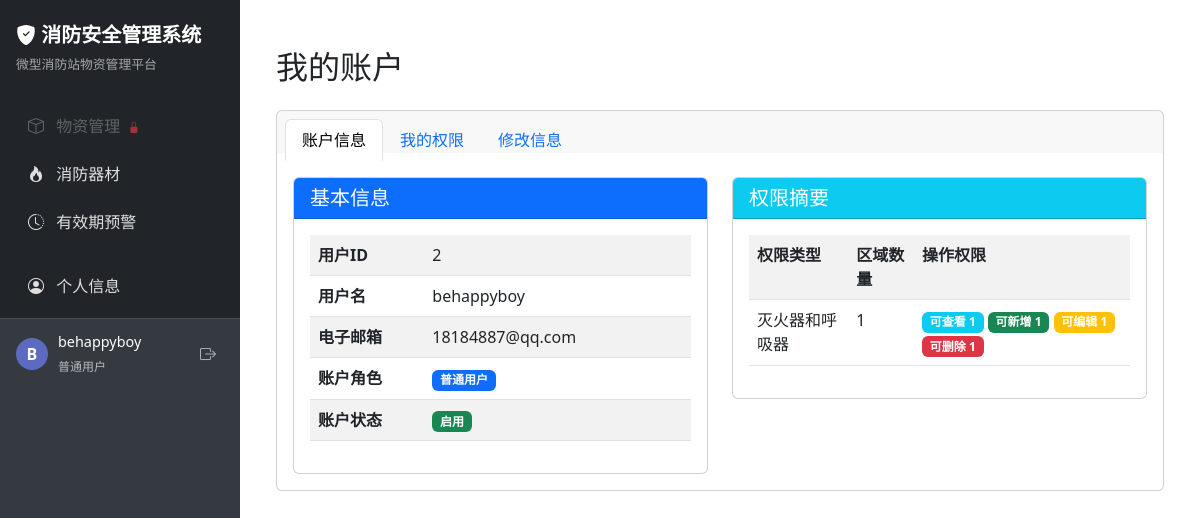
The page /auth/my-account (signed in) on the database as committed earlier.
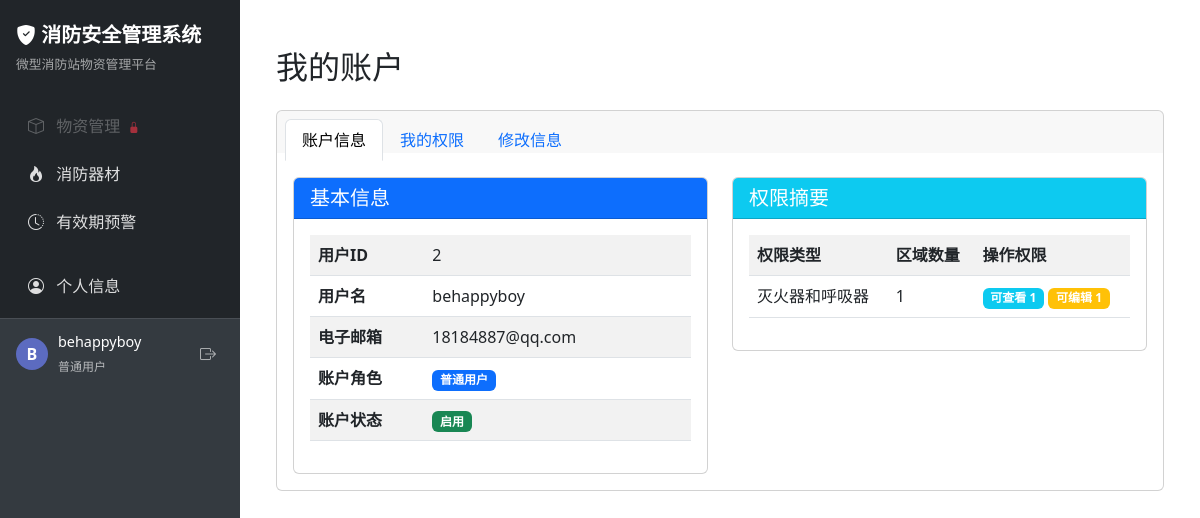
The same page on the database as committed later.
### app/models/user.py (models this page shows, shortened)
class Permission(db.Model):
    __tablename__ = 'permission'
    id = db.Column(db.Integer, primary_key=True)
    user_id = db.Column(db.Integer, db.ForeignKey('user.id', ondelete='CASCADE'), nullable=False)
    operation_type = db.Column(db.String(50), nullable=False)  # 操作类型：微型消防站、灭火器和呼吸器、应急灯具
    area_id = db.Column(db.String(50), nullable=False)  # 区域ID
    area_name = db.Column(db.String(100))  # 区域名称（冗余字段，方便显示）
    can_view = db.Column(db.Boolean, default=True)  # 是否可查看
    can_add = db.Column(db.Boolean, default=False)  # 是否可添加
    can_edit = db.Column(db.Boolean, default=False)  # 是否可编辑
    can_delete = db.Column(db.Boolean, default=False)  # 是否可删除

### app/routes/auth.py (the view)
@auth_bp.route('/my-account')
@login_required
def my_account():
    permissions = Permission.query.filter_by(user_id=current_user.id).all()
    is_admin = current_user.role == 'admin'
    return render_template('auth/my_account.html', permissions=permissions, is_admin=is_admin)

### app/templates/auth/my_account.html (shortened to what the changed rows need)
{% extends 'base.html' %}
{% block content %}
<div class="container-fluid py-4">
    <h2 class="mb-4">我的账户</h2>
    <div class="card">
        <div class="card-body card-body-tab">
            <div class="tab-content" id="myAccountTabContent">
                <div class="tab-pane fade show active" id="profile" role="tabpanel" aria-labelledby="profile-tab">
                    <div class="row mt-4">
                        <div class="col-md-6">
                            <div class="card">
                                <div class="card-body">
                                    <table class="table table-striped">
                                        <tr>
                                            <th style="width: 30%">用户ID</th>
                                        </tr>
                                        <tr>
                                            <th>用户名</th>
                                        </tr>
                                        <tr>
                                            <th>电子邮箱</th>
                                        </tr>
                                        <tr>
                                            <th>账户角色</th>
                                        </tr>
                                        <tr>
                                            <th>账户状态</th>
                                        </tr>
                                    </table>
                                </div>
                            </div>
                        </div>
                        <div class="col-md-6">
                            <div class="card">
                                <div class="card-body">
                                    {% if current_user.role == 'admin' %}
                                    <div class="alert alert-primary">
                                        <i class="bi bi-shield-check me-2"></i>
                                        <strong>管理员权限:</strong> 您作为管理员拥有系统内所有区域的全部操作权限。
                                    </div>
                                    <div class="d-flex flex-wrap mt-3">
                                        <span class="badge bg-info m-1">可查看所有区域</span>
                                        <span class="badge bg-success m-1">可新增所有区域</span>
                                        <span class="badge bg-warning m-1">可编辑所有区域</span>
                                        <span class="badge bg-danger m-1">可删除所有区域</span>
                                    </div>
                                    {% elif permissions %}
                                    <table class="table table-striped">
                                        <tr>
                                            <th>权限类型</th>
                                            <th>区域数量</th>
                                            <th>操作权限</th>
                                        </tr>
                                        {% set ns = namespace(type_counts={'微型消防站': 0, '灭火器和呼吸器': 0, '应急灯具': 0}, ops={}) %}
                                        {% for perm in permissions %}
                                            {% set _ = ns.type_counts.update({perm.operation_type: ns.type_counts[perm.operation_type] + 1}) %}
                                            {% if perm.operation_type not in ns.ops %}
                                                {% set _ = ns.ops.update({perm.operation_type: {'view': 0, 'add': 0, 'edit': 0, 'delete': 0}}) %}
                                            {% endif %}
                                            {% if perm.can_view %}{% set _ = ns.ops[perm.operation_type].update({'view': ns.ops[perm.operation_type]['view'] + 1}) %}{% endif %}
                                            {% if perm.can_add %}{% set _ = ns.ops[perm.operation_type].update({'add': ns.ops[perm.operation_type]['add'] + 1}) %}{% endif %}
                                            {% if perm.can_edit %}{% set _ = ns.ops[perm.operation_type].update({'edit': ns.ops[perm.operation_type]['edit'] + 1}) %}{% endif %}
                                            {% if perm.can_delete %}{% set _ = ns.ops[perm.operation_type].update({'delete': ns.ops[perm.operation_type]['delete'] + 1}) %}{% endif %}
                                        {% endfor %}
                                        {% for type, count in ns.type_counts.items() %}
                                        {% if count > 0 %}
                                        <tr>
                                            <td>{{ type }}</td>
                                            <td>{{ count }}</td>
                                            <td>
                                                {% if ns.ops[type]['view'] > 0 %}<span class="badge bg-info">可查看 {{ ns.ops[type]['view'] }}</span>{% endif %}
                                                {% if ns.ops[type]['add'] > 0 %}<span class="badge bg-success">可新增 {{ ns.ops[type]['add'] }}</span>{% endif %}
                                                {% if ns.ops[type]['edit'] > 0 %}<span class="badge bg-warning">可编辑 {{ ns.ops[type]['edit'] }}</span>{% endif %}
                                                {% if ns.ops[type]['delete'] > 0 %}<span class="badge bg-danger">可删除 {{ ns.ops[type]['delete'] }}</span>{% endif %}
                                            </td>
                                        </tr>
                                        {% endif %}
                                        {% endfor %}
                                    </table>
                                    {% else %}
                                    <div class="alert alert-info">
                                        您当前没有任何操作权限，请联系管理员分配权限。
                                    </div>
                                    {% endif %}
                                </div>
                            </div>
                        </div>
                    </div>
                </div>
            </div>
        </div>
    </div>
</div>
{% endblock %}

Rows that differ between the two databases and show on the page:
changed Permission "灭火器和呼吸器": ops "1" → (not shown)
